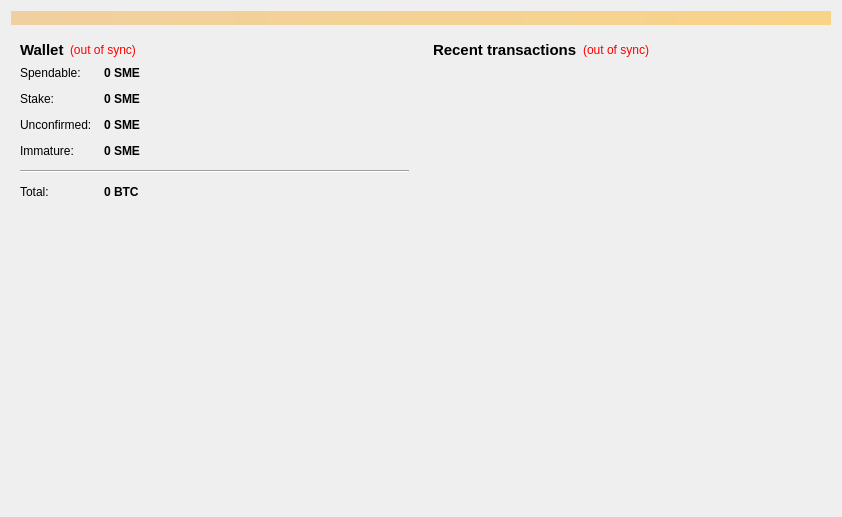
<?xml version="1.0" encoding="UTF-8"?>
<ui version="4.0">
 <class>OverviewPage</class>
 <widget class="QWidget" name="OverviewPage">
  <property name="geometry">
   <rect>
    <x>0</x>
    <y>0</y>
    <width>842</width>
    <height>517</height>
   </rect>
  </property>
  <property name="windowTitle">
   <string>Form</string>
  </property>
  <layout class="QVBoxLayout" name="topLayout">
   <item>
    <widget class="QLabel" name="labelAlerts">
     <property name="visible">
      <bool>false</bool>
     </property>
     <property name="styleSheet">
      <string notr="true">background-color: qlineargradient(x1: 0, y1: 0, x2: 1, y2: 0, stop:0 #F0D0A0, stop:1 #F8D488);  color:#000000
</string>
     </property>
     <property name="wordWrap">
      <bool>true</bool>
     </property>
     <property name="margin">
      <number>3</number>
     </property>
    </widget>
   </item>
   <item>
    <layout class="QHBoxLayout" name="horizontalLayout" stretch="1,1">
     <item>
      <layout class="QVBoxLayout" name="verticalLayout_2">
       <item>
        <widget class="QWidget" name="widget" native="true">
         <layout class="QVBoxLayout" name="verticalLayout_4">
          <item>
           <layout class="QHBoxLayout" name="horizontalLayout_4">
            <item>
             <widget class="QLabel" name="label_5">
              <property name="font">
               <font>
                <pointsize>11</pointsize>
                <weight>75</weight>
                <bold>true</bold>
               </font>
              </property>
              <property name="text">
               <string>Wallet</string>
              </property>
             </widget>
            </item>
            <item>
             <widget class="QLabel" name="labelWalletStatus">
              <property name="toolTip">
               <string>The displayed information may be out of date. Your wallet automatically synchronizes with the SME network after a connection is established, but this process has not completed yet.</string>
              </property>
              <property name="styleSheet">
               <string notr="true">QLabel { color: red; }</string>
              </property>
              <property name="text">
               <string notr="true">(out of sync)</string>
              </property>
              <property name="alignment">
               <set>Qt::AlignLeading|Qt::AlignLeft|Qt::AlignVCenter</set>
              </property>
             </widget>
            </item>
            <item>
             <spacer name="horizontalSpacer_2">
              <property name="orientation">
               <enum>Qt::Horizontal</enum>
              </property>
              <property name="sizeHint" stdset="0">
               <size>
                <width>40</width>
                <height>20</height>
               </size>
              </property>
             </spacer>
            </item>
           </layout>
          </item>
          <item>
           <layout class="QFormLayout" name="formLayout_2">
            <property name="fieldGrowthPolicy">
             <enum>QFormLayout::AllNonFixedFieldsGrow</enum>
            </property>
            <property name="horizontalSpacing">
             <number>12</number>
            </property>
            <property name="verticalSpacing">
             <number>12</number>
            </property>
            <item row="0" column="0">
             <widget class="QLabel" name="label">
              <property name="text">
               <string>Spendable:</string>
              </property>
             </widget>
            </item>
            <item row="0" column="1">
             <widget class="QLabel" name="labelBalance">
              <property name="font">
               <font>
                <weight>75</weight>
                <bold>true</bold>
               </font>
              </property>
              <property name="cursor">
               <cursorShape>IBeamCursor</cursorShape>
              </property>
              <property name="toolTip">
               <string>Your current spendable balance</string>
              </property>
              <property name="text">
               <string notr="true">0 SME</string>
              </property>
              <property name="alignment">
               <set>Qt::AlignLeading|Qt::AlignLeft|Qt::AlignVCenter</set>
              </property>
              <property name="textInteractionFlags">
               <set>Qt::LinksAccessibleByMouse|Qt::TextSelectableByKeyboard|Qt::TextSelectableByMouse</set>
              </property>
             </widget>
            </item>
            <item row="1" column="0">
             <widget class="QLabel" name="label_6">
              <property name="text">
               <string>Stake:</string>
              </property>
             </widget>
            </item>
            <item row="1" column="1">
             <widget class="QLabel" name="labelStake">
              <property name="font">
               <font>
                <weight>75</weight>
                <bold>true</bold>
               </font>
              </property>
              <property name="cursor">
               <cursorShape>IBeamCursor</cursorShape>
              </property>
              <property name="toolTip">
               <string>Total of coins that was staked, and do not yet count toward the current balance</string>
              </property>
              <property name="text">
               <string notr="true">0 SME</string>
              </property>
              <property name="alignment">
               <set>Qt::AlignLeading|Qt::AlignLeft|Qt::AlignVCenter</set>
              </property>
              <property name="textInteractionFlags">
               <set>Qt::LinksAccessibleByMouse|Qt::TextSelectableByKeyboard|Qt::TextSelectableByMouse</set>
              </property>
             </widget>
            </item>
            <item row="2" column="0">
             <widget class="QLabel" name="label_3">
              <property name="text">
               <string>Unconfirmed:</string>
              </property>
             </widget>
            </item>
            <item row="2" column="1">
             <widget class="QLabel" name="labelUnconfirmed">
              <property name="font">
               <font>
                <weight>75</weight>
                <bold>true</bold>
               </font>
              </property>
              <property name="cursor">
               <cursorShape>IBeamCursor</cursorShape>
              </property>
              <property name="toolTip">
               <string>Total of transactions that have yet to be confirmed, and do not yet count toward the current balance</string>
              </property>
              <property name="text">
               <string notr="true">0 SME</string>
              </property>
              <property name="alignment">
               <set>Qt::AlignLeading|Qt::AlignLeft|Qt::AlignVCenter</set>
              </property>
              <property name="textInteractionFlags">
               <set>Qt::LinksAccessibleByMouse|Qt::TextSelectableByKeyboard|Qt::TextSelectableByMouse</set>
              </property>
             </widget>
            </item>
            <item row="3" column="0">
             <widget class="QLabel" name="labelImmatureText">
              <property name="text">
               <string>Immature:</string>
              </property>
             </widget>
            </item>
            <item row="3" column="1">
             <widget class="QLabel" name="labelImmature">
              <property name="font">
               <font>
                <weight>75</weight>
                <bold>true</bold>
               </font>
              </property>
              <property name="toolTip">
               <string>Mined balance that has not yet matured</string>
              </property>
              <property name="text">
               <string notr="true">0 SME</string>
              </property>
              <property name="alignment">
               <set>Qt::AlignLeading|Qt::AlignLeft|Qt::AlignVCenter</set>
              </property>
              <property name="textInteractionFlags">
               <set>Qt::LinksAccessibleByMouse|Qt::TextSelectableByKeyboard|Qt::TextSelectableByMouse</set>
              </property>
             </widget>
            </item>
            <item row="4" column="0" colspan="2">
             <widget class="Line" name="line">
              <property name="maximumSize">
               <size>
                <width>16777215</width>
                <height>16777215</height>
               </size>
              </property>
              <property name="orientation">
               <enum>Qt::Horizontal</enum>
              </property>
             </widget>
            </item>
            <item row="5" column="0">
             <widget class="QLabel" name="labelTotalText">
              <property name="text">
               <string>Total:</string>
              </property>
             </widget>
            </item>
            <item row="5" column="1">
             <widget class="QLabel" name="labelTotal">
              <property name="font">
               <font>
                <weight>75</weight>
                <bold>true</bold>
               </font>
              </property>
              <property name="cursor">
               <cursorShape>IBeamCursor</cursorShape>
              </property>
              <property name="toolTip">
               <string>Your current total balance</string>
              </property>
              <property name="text">
               <string notr="true">0 BTC</string>
              </property>
              <property name="alignment">
               <set>Qt::AlignLeading|Qt::AlignLeft|Qt::AlignVCenter</set>
              </property>
              <property name="textInteractionFlags">
               <set>Qt::LinksAccessibleByMouse|Qt::TextSelectableByKeyboard|Qt::TextSelectableByMouse</set>
              </property>
             </widget>
            </item>
           </layout>
          </item>
         </layout>
        </widget>
       </item>
       <item>
        <spacer name="verticalSpacer_2">
         <property name="orientation">
          <enum>Qt::Vertical</enum>
         </property>
         <property name="sizeHint" stdset="0">
          <size>
           <width>20</width>
           <height>40</height>
          </size>
         </property>
        </spacer>
       </item>
       <item>
        <widget class="QLabel" name="label_overview_pic">
         <property name="sizePolicy">
          <sizepolicy hsizetype="Preferred" vsizetype="Preferred">
           <horstretch>0</horstretch>
           <verstretch>0</verstretch>
          </sizepolicy>
         </property>
         <property name="minimumSize">
          <size>
           <width>0</width>
           <height>0</height>
          </size>
         </property>
         <property name="maximumSize">
          <size>
           <width>500</width>
           <height>500</height>
          </size>
         </property>
         <property name="text">
          <string/>
         </property>
         <property name="pixmap">
          <pixmap resource="../bitcoin.qrc">:/images/wallet_bg</pixmap>
         </property>
         <property name="alignment">
          <set>Qt::AlignCenter</set>
         </property>
         <property name="margin">
          <number>20</number>
         </property>
        </widget>
       </item>
       <item>
        <spacer name="verticalSpacer">
         <property name="orientation">
          <enum>Qt::Vertical</enum>
         </property>
         <property name="sizeHint" stdset="0">
          <size>
           <width>20</width>
           <height>40</height>
          </size>
         </property>
        </spacer>
       </item>
      </layout>
     </item>
     <item>
      <layout class="QVBoxLayout" name="verticalLayout_3">
       <item>
        <widget class="QWidget" name="widget_2" native="true">
         <layout class="QVBoxLayout" name="verticalLayout">
          <item>
           <layout class="QHBoxLayout" name="horizontalLayout_2">
            <item>
             <widget class="QLabel" name="label_4">
              <property name="font">
               <font>
                <pointsize>11</pointsize>
                <weight>75</weight>
                <bold>true</bold>
               </font>
              </property>
              <property name="text">
               <string>&lt;b&gt;Recent transactions&lt;/b&gt;</string>
              </property>
             </widget>
            </item>
            <item>
             <widget class="QLabel" name="labelTransactionsStatus">
              <property name="toolTip">
               <string>The displayed information may be out of date. Your wallet automatically synchronizes with the SME network after a connection is established, but this process has not completed yet.</string>
              </property>
              <property name="styleSheet">
               <string notr="true">QLabel { color: red; }</string>
              </property>
              <property name="text">
               <string notr="true">(out of sync)</string>
              </property>
              <property name="alignment">
               <set>Qt::AlignRight|Qt::AlignTrailing|Qt::AlignVCenter</set>
              </property>
             </widget>
            </item>
            <item>
             <spacer name="horizontalSpacer">
              <property name="orientation">
               <enum>Qt::Horizontal</enum>
              </property>
              <property name="sizeHint" stdset="0">
               <size>
                <width>40</width>
                <height>20</height>
               </size>
              </property>
             </spacer>
            </item>
           </layout>
          </item>
          <item>
           <widget class="QListView" name="listTransactions">
            <property name="styleSheet">
             <string notr="true">QListView { background: transparent; }</string>
            </property>
            <property name="frameShape">
             <enum>QFrame::NoFrame</enum>
            </property>
            <property name="verticalScrollBarPolicy">
             <enum>Qt::ScrollBarAlwaysOff</enum>
            </property>
            <property name="horizontalScrollBarPolicy">
             <enum>Qt::ScrollBarAlwaysOff</enum>
            </property>
            <property name="selectionMode">
             <enum>QAbstractItemView::NoSelection</enum>
            </property>
           </widget>
          </item>
         </layout>
        </widget>
       </item>
      </layout>
     </item>
    </layout>
   </item>
  </layout>
 </widget>
 <resources>
  <include location="../bitcoin.qrc"/>
 </resources>
 <connections/>
</ui>
